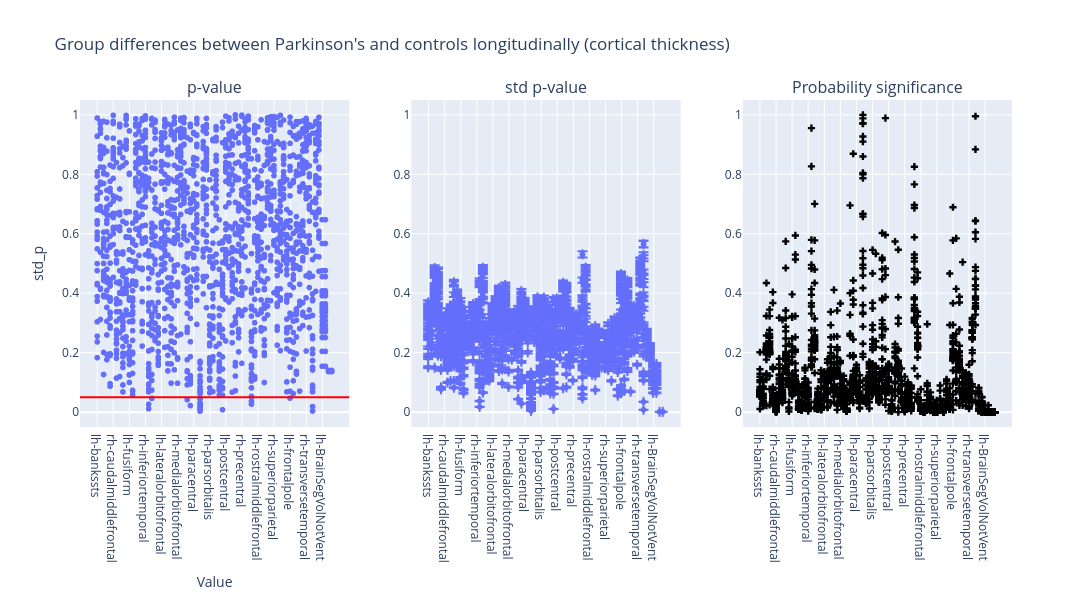

The notebook cell saved with this chart:
### Code cell
plot_dumbbell(
    ancova_longitudinal_thickness,
    "Group differences between Parkinson's and controls longitudinally (cortical thickness)",
)

### Figure 1 — Plotly figure (JSON) as saved in the notebook; plotly's stock layout.template omitted (floating-point values rounded to 4 significant figures; data arrays with more than 128 entries replaced by an {"elided": "..."} marker saying what was removed)
{"data": [{"hovertemplate": "region=%{x}<br>p_value=%{y}<extra></extra>", "legendgroup": "", "marker": {"color": "#636efa", "symbol": "circle"}, "mode": "markers", "name": "", "showlegend": false, "type": "scattergl", "x": {"elided": "1924 str values"}, "xaxis": "x", "y": {"elided": "1924 float values"}, "yaxis": "y"}, {"error_y": {"array": {"elided": "1924 float values"}, "arrayminus": {"elided": "1924 float values"}}, "hovertemplate": "region=%{x}<br>std_p=%{y}<extra></extra>", "legendgroup": "", "marker": {"color": "#636efa", "symbol": "circle"}, "mode": "markers", "name": "", "showlegend": false, "type": "scattergl", "x": {"elided": "1924 str values"}, "xaxis": "x2", "y": {"elided": "1924 float values"}, "yaxis": "y2"}, {"marker": {"color": "black", "symbol": "cross"}, "mode": "markers", "name": "Flip probability", "showlegend": false, "type": "scatter", "x": {"elided": "1924 str values"}, "xaxis": "x3", "y": {"elided": "1924 float values"}, "yaxis": "y3"}], "layout": {"annotations": [{"font": {"size": 16}, "showarrow": false, "text": "p-value", "x": 0.1444, "xanchor": "center", "xref": "paper", "y": 1.0, "yanchor": "bottom", "yref": "paper"}, {"font": {"size": 16}, "showarrow": false, "text": "std p-value", "x": 0.5, "xanchor": "center", "xref": "paper", "y": 1.0, "yanchor": "bottom", "yref": "paper"}, {"font": {"size": 16}, "showarrow": false, "text": "Probability significance", "x": 0.8556, "xanchor": "center", "xref": "paper", "y": 1.0, "yanchor": "bottom", "yref": "paper"}], "height": 600, "hovermode": "closest", "shapes": [{"line": {"color": "red", "width": 2}, "type": "line", "x0": 0, "x1": 1, "xref": "x domain", "y0": 0.05, "y1": 0.05, "yref": "y"}], "title": {"text": "Group differences between Parkinson's and controls longitudinally (cortical thickness)"}, "width": 1400, "xaxis": {"anchor": "y", "domain": [0.0, 0.2889], "title": {"text": "Value"}}, "xaxis2": {"anchor": "y2", "domain": [0.3556, 0.6444]}, "xaxis3": {"anchor": "y3", "domain": [0.7111, 1.0]}, "yaxis": {"anchor": "x", "domain": [0.0, 1.0], "range": [-0.05, 1.05], "title": {"text": "std_p"}}, "yaxis2": {"anchor": "x2", "domain": [0.0, 1.0], "range": [-0.05, 1.05]}, "yaxis3": {"anchor": "x3", "domain": [0.0, 1.0], "range": [-0.05, 1.05]}}}
